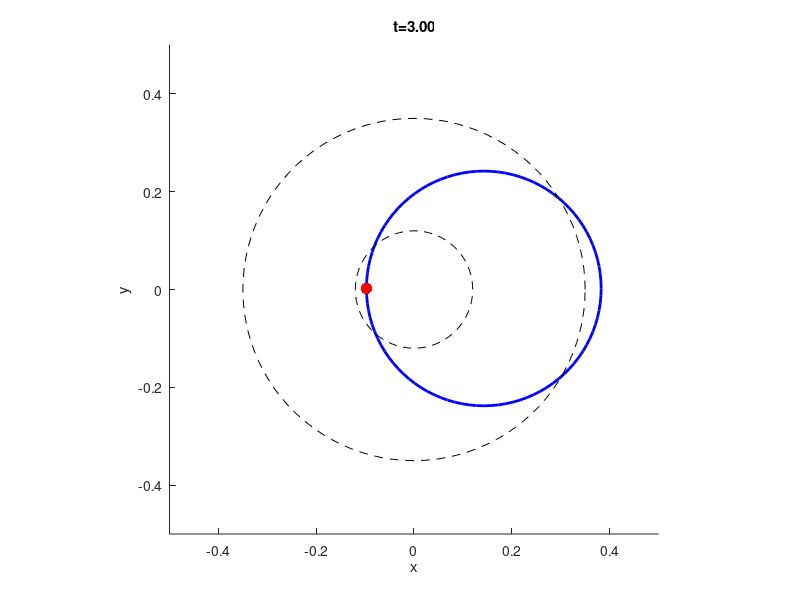

Reproduce this figure in MATLAB.
%% Parameters

% Hoop
m_hoop = 1; % kg
R_hoop = 0.24; % m
I_hoop = m_hoop*R_hoop^2;

% Person
R_person = 0.01; % m
mu = 0.1; % [/]

% Elliptical input
R_traj_person = R_hoop/2;
R_traj_hoop = R_traj_person - R_person + R_hoop;
dth = 2*pi; % rad/sec   Traversal speed

%% Simulation
% From person to hoop

t_lim = [0; 3];
dt = 0.01;
t = t_lim(1):dt:t_lim(2);
N = length(t);

% Generate ellipse
ang = t*dth;
p_person = [cos(ang);     sin(ang)]*R_traj_person;            % [x, y] X N
v_person = [-sin(ang);    cos(ang)]*R_traj_person*dth;        % [dx, dy] X N
a_person = [-cos(ang);   -sin(ang)]*R_traj_person*dth*dth;   % [ddx, ddy] X N

% Init hoop states
p_hoop = zeros([3 N]);      % [x, y, phi] x N
v_hoop = zeros([3 N]);      % [dx, dy, dphi] x N

% Set initial state of hoop
p_hoop(1:2, 1) = p_person(:,1) + [-R_person + R_hoop; 0];
p_hoop(3, 1) = pi;
v_hoop(2, 1) = p_hoop(1,1)*dth;
v_hoop(3, 1) = dth;

% Save contact point for plotting
p_contact = zeros([2 N]);

% Centripetal force required
T = 2*pi/dth;
F_centripetal = 4*pi^2*m_hoop*R_traj_hoop/(T^2);

% Iterate for timesteps
for i = 1:N
    
    % Apply centripetal force to inside of trajectory
    phi = p_hoop(3, i);
    F_c = F_centripetal*[cos(phi); sin(phi)];

    % Save contact point
    p_contact(:, i) = p_hoop(1:2,i) + [R_hoop*cos(phi); R_hoop*sin(phi)];

    % Moment calc
    tau_c = 0;

    % Update hoop state
    v_hoop(1:2, i+1) = dt*F_c/m_hoop + v_hoop(1:2,i);
    v_hoop(3, i+1) = dt*tau_c/I_hoop + v_hoop(3,i);
    p_hoop(:, i+1) = p_hoop(:,i) + dt*v_hoop(:,i);

end

%% Display

% Prepare plot handles
hold on
h_hoop = plot([0],[0],'b-','LineWidth',2);
h_person = plot([0],[0],'r-','LineWidth',2);
h_contact = plot([0],[0],'r.','MarkerSize',25);

xlabel('x'); ylabel('y');
h_title = title('t=0.0s');

axis equal
axis([-0.5 0.5 -0.5 0.5]);

% Precompute geometries
th = 0:pi/50:2*pi;
person_circle_x = R_person*cos(th);
person_circle_y = R_person*sin(th);
hoop_circle_x = R_hoop*cos(th);
hoop_circle_y = R_hoop*sin(th);

traj_circle_x = R_traj_person*cos(th);
traj_circle_y = R_traj_person*sin(th);
plot(traj_circle_x, traj_circle_y, 'k--')

traj_circle_x = R_traj_hoop*cos(th);
traj_circle_y = R_traj_hoop*sin(th);
plot(traj_circle_x, traj_circle_y, 'k--')

% For visualization purposes
sim_speed = 0.05;

% Step through and update animation
for i = 1:N
    set(h_title,'String',  sprintf('t=%.2f',t(i)) ); % update title
    
    % set(h_person,'XData', person_circle_x + p_person(1,i));
    % set(h_person,'YData', person_circle_y + p_person(2,i));
    
    set(h_hoop,'XData', hoop_circle_x + p_hoop(1,i));
    set(h_hoop,'YData', hoop_circle_y + p_hoop(2,i));

    set(h_contact,'XData', p_contact(1,i));
    set(h_contact,'YData', p_contact(2,i));

    pause(dt/sim_speed)
end







